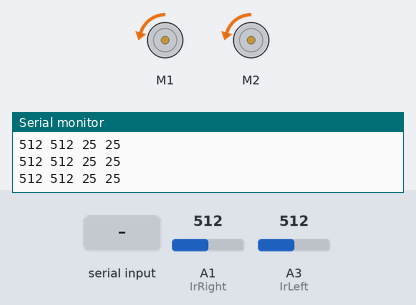
Simulated run of this sketch. Board: Arduino Uno, built with avr-gcc and run on an emulated ATmega328P. On the bench: 2 × DC motor (green arrow = forward, orange = backward, longer = faster), the last lines printed to the serial monitor. The test bench sets the inputs (shaded band); at power-on: A3 (IrLeft) = 512, A1 (IrRight) = 512.

Above: at 1.2 s.
1.3 s: A3 (IrLeft) set to 791
2.8 s: A3 (IrLeft) set to 816
At 3.8 s:
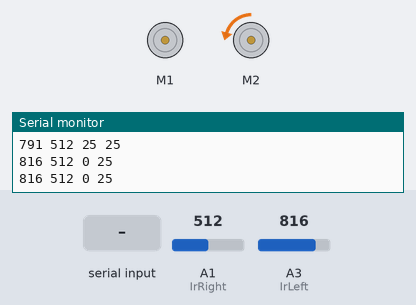
4.5 s: "90,45\n" received over Serial
At 4.9 s:
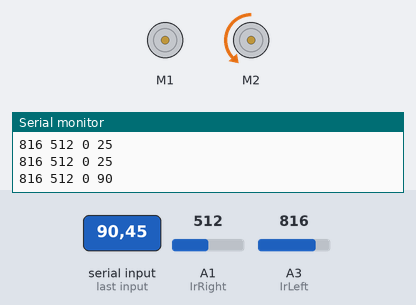
6.5 s: A1 (IrRight) set to 589
8.0 s: A1 (IrRight) set to 615
At 9.0 s:
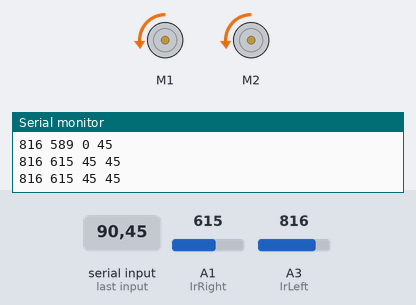
9.5 s: "30,150\n" received over Serial
At 10.7 s:
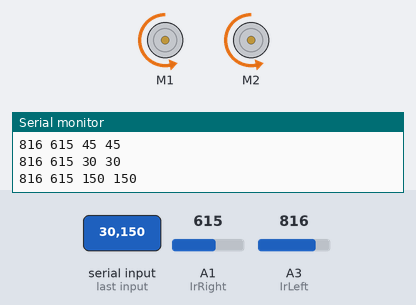
Timing chart, 0 to 12.5 s (numbered marks = the images above; inputs shaded):
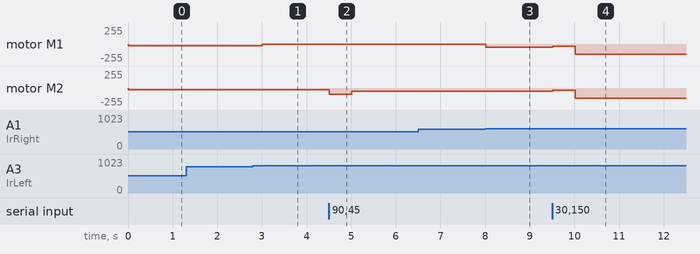

Measured:
- the behaviour switches between 599 and 600 on A1 (IrRight) (found by bisection; images 2 and 3)
- after the input at 2.8 s, motor M1: backward 25/255 → stopped after 0.21 s
- after the input at 4.5 s, motor M2: backward 25/255 → backward 90/255 at once, → backward 45/255 0.50 s later
- after the input at 8.0 s, motor M1: stopped → backward 45/255 at once
- after the input at 9.5 s, motor M1, motor M2: backward 45/255 → backward 30/255 at once, → backward 150/255 0.50 s later

The sketch:

linefollowing.ino
```cpp
#include <Adafruit_MotorShield.h>

// Create the motor shield object with the default I2C address
Adafruit_MotorShield AFMS = Adafruit_MotorShield();


// Select the ports for both motors (M1 and M2)
Adafruit_DCMotor *leftMotor = AFMS.getMotor(1);
Adafruit_DCMotor *rightMotor = AFMS.getMotor(2);

int vspeed = 25;
int leftreading;
int rightreading;

int IrLeft = A3;
int IrRight = A1;

//Set the threshold of left and right IR sensor value
uint16_t leftthreshold = 800;
uint16_t rightthreshold = 600;


void setup() {

  Serial.begin(9600);

  AFMS.begin();
  leftMotor ->setSpeed(vspeed);
  leftMotor ->run(BACKWARD);
  rightMotor ->setSpeed(vspeed);
  rightMotor ->run(BACKWARD);

  // put your setup code here, to run once:
  pinMode(IrLeft, INPUT);
  pinMode(IrRight, INPUT);

   // turn on motor
  leftMotor->run(RELEASE);
  rightMotor ->run(RELEASE);


}

void loop() {

  //Get the serial input and set as the new speed
  if (Serial.available() > 0) {
    int new_speed = Serial.parseInt();
    if (new_speed != 0){
      vspeed = new_speed;
    }
  }


  leftreading = analogRead(IrLeft);
  rightreading = analogRead(IrRight);


  Serial.print(leftreading);
  Serial.print(" ");

  Serial.print(rightreading);
  Serial.print(" ");

  //if both sensor doesn't detect black line, go forward
  if(leftreading < leftthreshold && rightreading < rightthreshold){

    rightMotor ->setSpeed(vspeed);
    leftMotor ->setSpeed(vspeed);

    leftMotor ->run(BACKWARD);
    rightMotor -> run(BACKWARD);
    Serial.print(vspeed);
    Serial.print(" ");
    Serial.print(vspeed);
    Serial.print(" ");
  }

  //if both sensor detect black line, still go forward
  if(leftreading >= leftthreshold && rightreading >= rightthreshold){

    rightMotor ->setSpeed(vspeed);
    leftMotor ->setSpeed(vspeed);
    leftMotor ->run(BACKWARD);
    rightMotor -> run(BACKWARD);

    Serial.print(vspeed);
    Serial.print(" ");
    Serial.print(vspeed);
    Serial.print(" ");
  }

  //if right sensor detect black line, turn right (move left motor)
  if(leftreading < leftthreshold && rightreading >= rightthreshold){

    rightMotor ->setSpeed(vspeed);
    leftMotor ->setSpeed(vspeed);

    leftMotor ->run(BACKWARD);
    rightMotor -> run(RELEASE);

    Serial.print(vspeed);
    Serial.print(" ");
    Serial.print(0);
    Serial.print(" ");

  }

  //if left sensor detect black line, turn left (move right motor)
  if(leftreading >= leftthreshold && rightreading < rightthreshold){

    rightMotor ->setSpeed(vspeed);
    leftMotor ->setSpeed(vspeed);

    leftMotor ->run(RELEASE);
    rightMotor -> run(BACKWARD);

    Serial.print(0);
    Serial.print(" ");
    Serial.print(vspeed);

  }
  Serial.println();
  delay(500);

}
```
